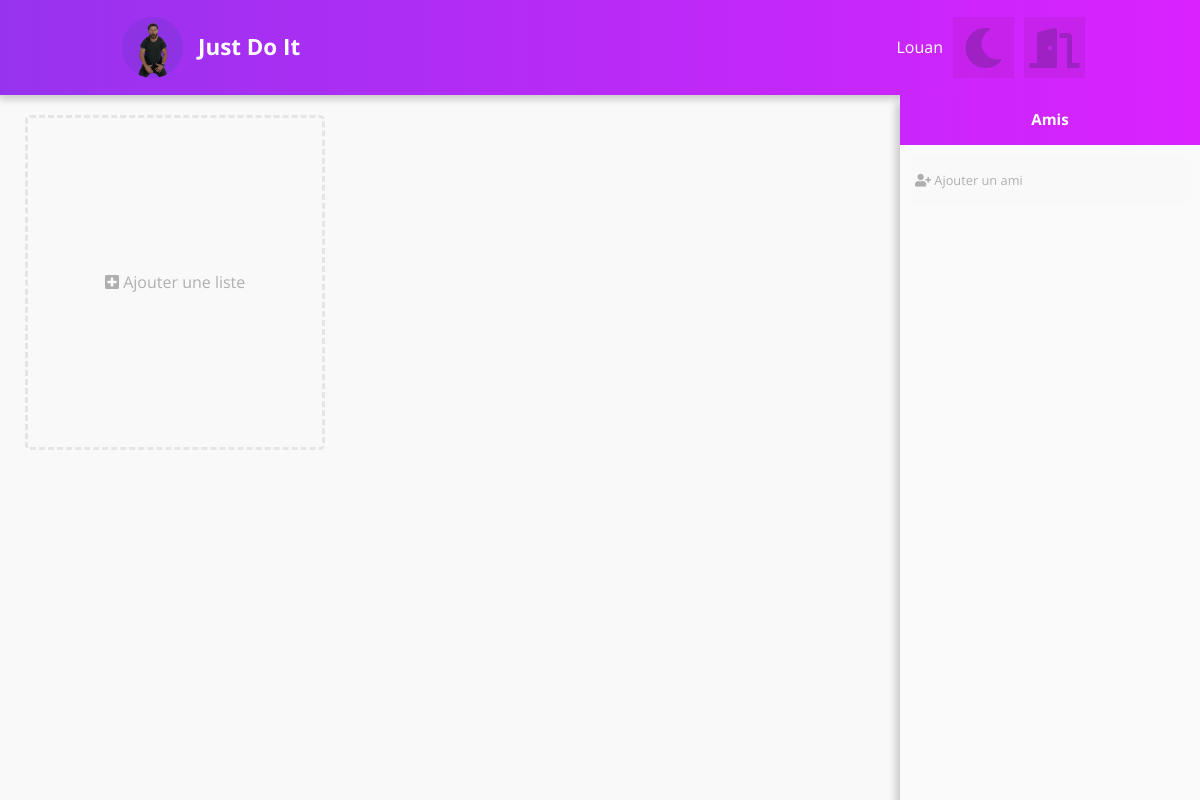
The app's page / (signed in), older data.
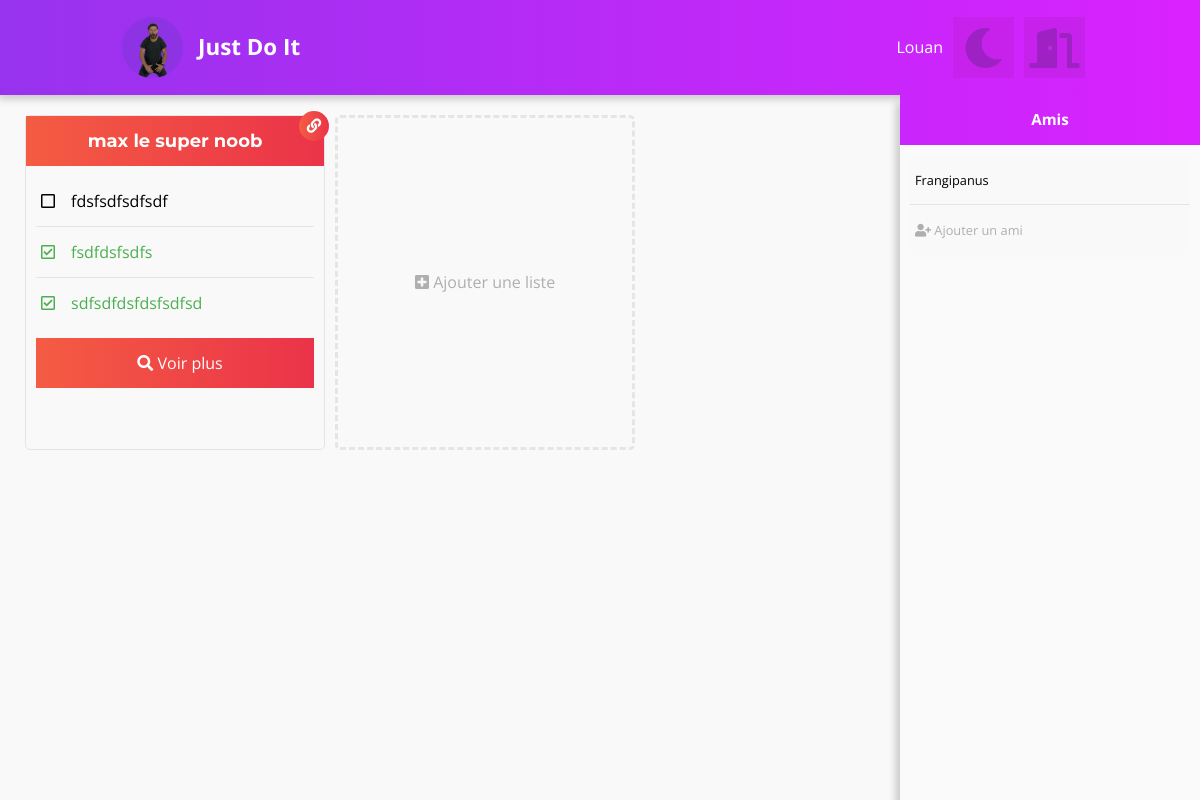
The same page, newer data.
### tables this page shows
CREATE TABLE IF NOT EXISTS `todo_lists` (
  `list_id` int(11) NOT NULL AUTO_INCREMENT,
  `user_id` int(11) NOT NULL,
  `name` varchar(32) NOT NULL,
  `color` varchar(255) NOT NULL,
  PRIMARY KEY (`list_id`),
  KEY `user_id` (`user_id`)
);

CREATE TABLE IF NOT EXISTS `tasks` (
  `task_id` int(11) NOT NULL AUTO_INCREMENT,
  `user_id` int(11) NOT NULL,
  `list_id` int(11) NOT NULL,
  `name` varchar(32) NOT NULL,
  `status` tinyint(1) NOT NULL DEFAULT 0,
  PRIMARY KEY (`task_id`),
  KEY `list_id` (`list_id`),
  KEY `user_id` (`user_id`)
);

CREATE TABLE IF NOT EXISTS `users` (
  `user_id` int(11) NOT NULL AUTO_INCREMENT,
  `username` varchar(32) NOT NULL,
  `email` varchar(255) NOT NULL,
  `password` varchar(255) NOT NULL,
  PRIMARY KEY (`user_id`)
);

### classes/TodoLists.php (called while the page is built, shortened)
<?php
class TodoLists {
    private $_db;
    public function __construct(PDO $db) {
        $this->_db = $db;
    }
    public function getAll($user_id) {
        return array_merge(
            PDOFactory::sendQuery(
                $this->_db,
                'SELECT list_id, name, color, 0 AS shared FROM todo_lists WHERE user_id = :user_id ORDER BY list_id',
                ["user_id" => (int) $user_id]
            ),
            PDOFactory::sendQuery(
                $this->_db,
                'SELECT
                        list_id,
                        name,
                        color,
                        1 AS "shared"
                    FROM
                        todo_lists tl
                    WHERE
                        list_id IN (
                            SELECT list_id
                            FROM todo_lists_share
                            WHERE user_id = :user_id AND accepted = 1
                        )',
                ["user_id" => (int) $user_id]
            )
        );
    }
}

### classes/PDOFactory.php (called while the page is built, shortened)
<?php
abstract class PDOFactory {
    public static function sendQuery($db, $sql, $vars = [], $return = true) {
        $query = $db->prepare($sql);
        $result = [];
        foreach ($vars as $name => $value) {
            if      (is_int($value))    $type = PDO::PARAM_INT;
            elseif  (is_bool($value))   $type = PDO::PARAM_BOOL;
            else                        $type = PDO::PARAM_STR;
            $query->bindValue(":$name", $value, $type);
        }
        $query->execute();
        if ($return) while ($d = $query->fetch(PDO::FETCH_ASSOC)) { $result[] = $d; }
        if ($return) return $result;
    }
}

### index.php (called while the page is built, shortened)
<?php
require_once "./init.php";
require_once "./php/todoLists/get.php";
require_once "./php/friends/get.php";
require_once "./views/index_v.php";

### classes/Tasks.php (called while the page is built, shortened)
<?php
class Tasks {
    private $_db;
    public function __construct(PDO $db) {
        $this->_db = $db;
    }
    public function getAll($user_id) {
            return PDOFactory::sendQuery(
                $this->_db,
            'SELECT
                    task_id,
                    list_id,
                    name,
                    status
                FROM
                    tasks
                WHERE
                    user_id = :user_id OR list_id IN (
                        SELECT list_id
                        FROM todo_lists_share
                        WHERE user_id = :user_id AND accepted = 1
                    )',
                ["user_id" => (int) $user_id]
        );
    }
}

### classes/Friends.php (called while the page is built, shortened)
<?php
class Friends {
    private $_db;
    public function __construct(PDO $db) {
        $this->_db = $db;
    }
    public function getAll($user_id) {
        return PDOFactory::sendQuery(
            $this->_db,
        'SELECT
                us.user_id,
                us.username
            FROM
                users us
            WHERE
                us.user_id IN (
                    (SELECT user_a_id FROM friendships WHERE user_b_id = :user_id)
                        UNION
                    (SELECT user_b_id FROM friendships WHERE user_a_id = :user_id)
                )',
            ["user_id" => (int) $user_id]
        );
    }
}

### php/todoLists/get.php (the view, shortened to what the changed rows need)
<?php
$TodoListsManager = new TodoLists($db);
$TasksManager = new Tasks($db);
$todoLists = $TodoListsManager->getAll($_SESSION["user_id"]);
$tasksList = $TasksManager->getAll($_SESSION["user_id"]);
foreach ($todoLists as $todoList) {
    $list_id = $todoList["list_id"];
    $list_name = htmlspecialchars($todoList["name"]);
    $list_color = strlen($todoList["color"]) != 0 ? htmlspecialchars($todoList["color"]) : "grey";
    $list_shared = (int) $todoList["shared"];
    $list_tasks = array_keys(array_column($tasksList, 'list_id'), $list_id);
    ?>
        <div class="todoList <?= $list_color ?> <?php if ($list_shared) echo "shared" ?>">
            <?php if(!$list_shared) { ?>
                <div class="tlShareContainer" data-list-id="<?= $list_id ?>">
                    <i class="fas fa-share-alt"></i>
                </div>
                <div class="tlDeleteContainer" data-list-id="<?= $list_id ?>">
                    <i class="fas fa-trash"></i>
                </div>
            <?php } else { ?>
                <div class="tlSharedContainer">
                    <i class="fas fa-link"></i>
                </div>
            <?php } ?>
            <div class="tlHead">
                <h2><?= $list_name ?></h2>
            </div>
            <div class="tlBody">
                <ul class="taskContainer">
                    <?php
                        $tasksListCount = count($list_tasks);
                        if ($tasksListCount > 4)        $tasks_limit = 4;
                        elseif ($tasksListCount < 4)    $tasks_limit = $tasksListCount;
                        else                            $tasks_limit = 4;
                        $tasks_count = 0;
                        foreach ($list_tasks as $task) {
                            $task = $tasksList[$task];
                            $task_id = $task["task_id"];
                            $task_name = htmlspecialchars($task["name"]);
                            $task_status = $task["status"];
                            $checkbox_status = $task["status"] == "1" ? "checked" : "";
                            $HTMLid = "l" . $list_id . "t" . $task_id;
                            $class = $tasks_count + 1 == $tasks_limit ? "task noBottomMargin" : "task";
                            echo '<li class="'.$class.'" data-task-id="'.$task_id.'" data-task-status="'.$task_status.'">
                                    <input type="checkbox" id="'.$HTMLid.'" '.$checkbox_status.'/>
                                    <label for="'.$HTMLid.'">'.$task_name.'</label>
                                 </li>';
                            $tasks_count++;
                        }
                        $see_more_id = "t".$list_id."SeeMore";
                        echo '<a href="./view_todo_list.php?list_id='.$list_id.'" class="seeMore">
                                <li class="task"><input type="checkbox" id="'.$see_more_id.'"/>
                                    <label for="'.$see_more_id.'">
                                        <i class="fas fa-search"></i>
                                        Voir plus
                                    </label>
                                </li>
                             </a>';
                    ?>
                </ul>
            </div>
        </div>
    <?php
}
?>

### php/friends/get.php (shortened to what the changed rows need)
<?php
$FriendsManager = new Friends($db);
$friends = $FriendsManager->getAll($_SESSION["user_id"]);
foreach ($friends as $friend) {
    $friend_id = htmlspecialchars($friend["user_id"]);
    $friend_name = htmlspecialchars($friend["username"]);
    echo '<li class="friend" data-friend-id="'.$friend_id.'">'.$friend_name.'<div class="fDeleteContainer" data-friend-id="'.$friend_id.'"><i class="fas fa-user-minus"></i></div></li>';
}
echo '<li class="friend addFriend noBottomMargin"><i class="fas fa-user-plus"></i> Ajouter un ami</li>';

Row changes from the older to the newer data that the page shows:
added todo_lists: name "max le super noob", list_id.name "fdsfsdfsdfsdf", list_id.name "fsdfdsfsdfs", list_id.name "sdfsdfdsfdsfsdfsd"
now on this page (row unchanged): users: username "Frangipanus"
